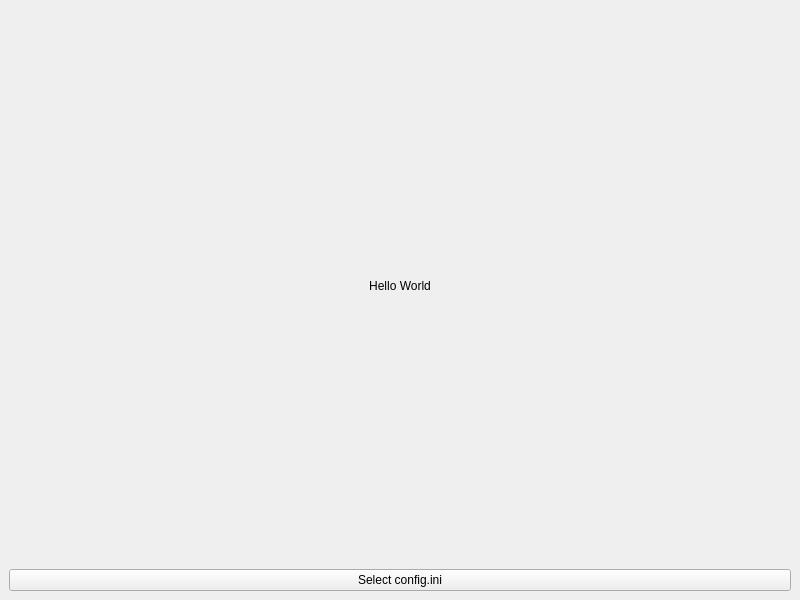
<?xml version="1.0" encoding="UTF-8"?>
<ui version="4.0">
 <class>MainWindow</class>
 <widget class="QMainWindow" name="MainWindow">
  <property name="geometry">
   <rect>
    <x>0</x>
    <y>0</y>
    <width>800</width>
    <height>600</height>
   </rect>
  </property>
  <property name="windowTitle">
   <string>Quill</string>
  </property>
  <widget class="QWidget" name="centralWidget">
   <property name="maximumSize">
    <size>
     <width>800</width>
     <height>600</height>
    </size>
   </property>
   <property name="autoFillBackground">
    <bool>false</bool>
   </property>
   <layout class="QVBoxLayout" name="verticalLayout">
    <item>
     <widget class="QLabel" name="label">
      <property name="text">
       <string>Hello World</string>
      </property>
      <property name="alignment">
       <set>Qt::AlignmentFlag::AlignCenter</set>
      </property>
     </widget>
    </item>
    <item>
     <widget class="QPushButton" name="button">
      <property name="text">
       <string>Select config.ini</string>
      </property>
     </widget>
    </item>
   </layout>
  </widget>
 </widget>
 <resources/>
 <connections/>
</ui>
